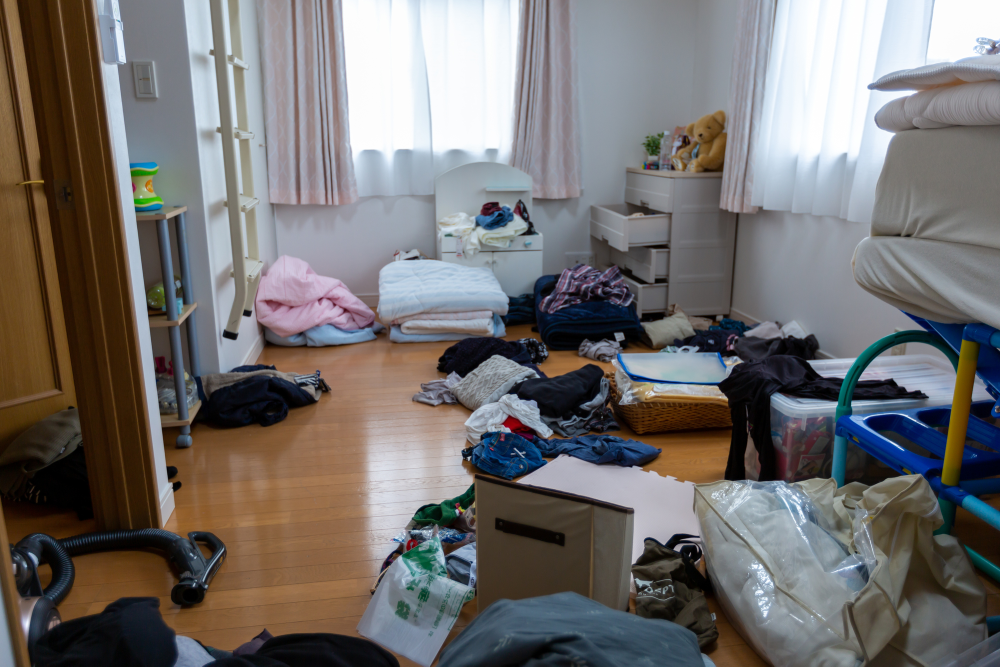
#> input picture sample.jpg, 2000 x 1333 px (shown at 1/2 size)
$ python obeya.py
#> lines starting #> are read from the running program, lines starting #| are printed output that depends on the picture; after the words box and inside, x2 and y2 are one past the last pixel; in counts of white or black regions, pixels touching at a corner belong together
### utils/image_utils.py
import cv2

def load_and_resize_image(image_path, target_width, target_height):
    # 画像を読み込み、リサイズする
#> called with image_path = './sample.jpg', target_width = 800, target_height = 600
    img = cv2.imread(image_path)
#> img is the input picture: shape (1333, 2000, 3); mean B, G, R 110.5, 111.7, 115.1
    resized_img = cv2.resize(img, (target_width, target_height))
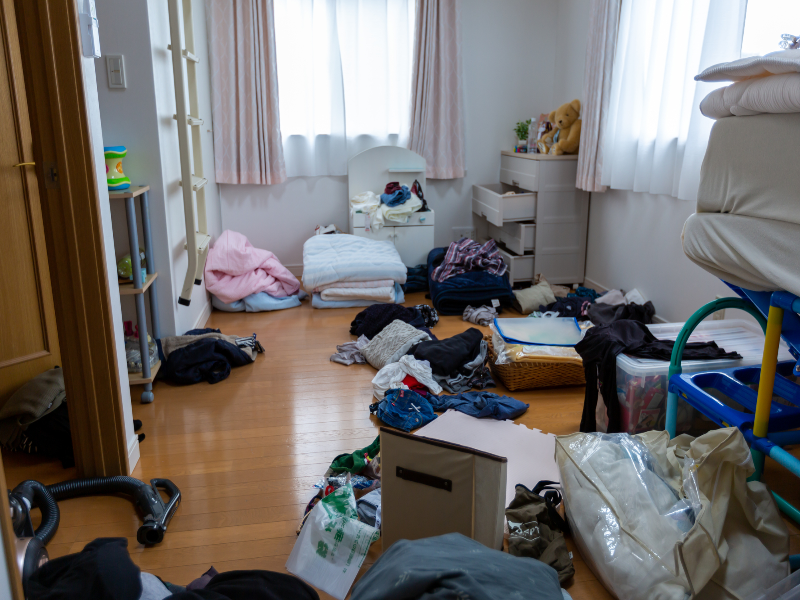
#> resized_img: shape (600, 800, 3); mean B, G, R 110.3, 111.6, 115
    return resized_img

### utils/split_utils.py
import cv2
import numpy as np
from collections import deque
from statistics import median
import math

def split_image(image, rows, cols):

    # 画像の高さと幅を取得する
#> called with rows = 8, cols = 8
    height, width = image.shape[:2]
#> height = 600; width = 800

    # 分割後の各サブイメージの高さと幅を計算する
    sub_img_height = height // rows
#> sub_img_height = 75
    sub_img_width = width // cols
#> sub_img_width = 100

    # 分割されたイメージを保存するためのリストを作成する
    sub_images = []

    # 画像を行と列に分割する
    for y in range(0, height, sub_img_height):
        for x in range(0, width, sub_img_width):
            # サブイメージを取得する
            sub_image = image[y:y+sub_img_height, x:x+sub_img_width]
            sub_images.append(sub_image)
#> after the loop, sub_images = 64 items

    # [6 lines of commented-out code are left out]

    return sub_images


def score_and_color(image, score):
    # スコアに応じて赤みを調整
    if score >= 20:
        alpha_red = 0.8  # 最も強い赤
    elif score >= 15:
        alpha_red = 0.6  # 二番目に強い赤
    elif score >= 10:
        alpha_red = 0.4  # 三番目に強い赤
    elif score >= 5:
        alpha_red = 0.2  # 四番目に強い赤
    else:
        alpha_red = 0  # 五番目に強い赤

    # 赤チャンネルを調整
    red_channel = image[:, :, 2] * (1 + alpha_red*5)  # 赤チャンネルを調整

    # 元の範囲に制限して変換
    red_channel = np.clip(red_channel, 0, 255).astype(np.uint8)

    # 調整された赤チャンネルをマージして新しい画像を作成
    new_image = cv2.merge((image[:, :, 0], image[:, :, 1], red_channel))

    return new_image


### utils/contour_utils.py
import cv2

def find_obeya_contours(frame):
    # 輪郭を検出する関数
    gray_frame = cv2.cvtColor(frame, cv2.COLOR_BGR2GRAY)
    canny_frame = cv2.Canny(gray_frame, 120, 200)
    contours, _ = cv2.findContours(canny_frame, cv2.RETR_TREE, cv2.CHAIN_APPROX_NONE)
    obeya_contours = []
    for contour in contours:
        arc_length = cv2.arcLength(contour, True)
        if 100 < arc_length < 900:
            obeya_contours.append(contour)
    return obeya_contours

### utils/scoring_utils.py
from collections import deque
from statistics import median
import math
import cv2

def calculate_obeya_score(contours):
    # OBEYA スコアを計算する関数
    score_queue = deque([])
    total_arc_length = sum(cv2.arcLength(contour, True) for contour in contours)
    score_queue.append(math.floor(total_arc_length / 100))
    if len(score_queue) > 30:
        score_queue.popleft()

    score = median(score_queue)
    return score

### utils/synthesis_utils.py
import numpy as np

def merge_images(sub_images, rows, cols):
    # サブイメージの高さと幅を取得する
    sub_img_height, sub_img_width = sub_images[0].shape[:2]

    # 元の画像のサイズを計算する
    height = sub_img_height * rows
    width = sub_img_width * cols

    # 元の画像を初期化する
    merged_image = np.zeros((height, width, 3), dtype=np.uint8)

    # サブイメージを元の画像に配置する
    for i, sub_image in enumerate(sub_images):
        # サブイメージの行と列を計算する
        row_index = i // cols
        col_index = i % cols

        # サブイメージを元の画像に配置する
        merged_image[row_index * sub_img_height: (row_index + 1) * sub_img_height,
                     col_index * sub_img_width: (col_index + 1) * sub_img_width] = sub_image

    return merged_image

### utils/display_utils.py
import cv2

FONT = cv2.FONT_HERSHEY_SIMPLEX
RED = (0, 0, 255)
GREEN = (0, 255, 0)
BLUE = (255, 0, 0)
ORANGE = (0, 130, 255)
SCORE_AP = (0, 80)
SCORE_FONT_SIZE = 2
SCORE_FONT_WEIGHT = 8

def display_obeya_score(resized_img, obeya_contours, score, rank):
    score_frame = resized_img.copy()

    for contour in obeya_contours:
        cv2.drawContours(score_frame, [contour], -1, GREEN, 3)

    cv2.putText(score_frame, ' '.join([str(score), rank]), SCORE_AP, FONT, SCORE_FONT_SIZE, BLUE, SCORE_FONT_WEIGHT, cv2.LINE_AA)

    # 画像を表示
    cv2.imshow('OBEYA Score', score_frame)
    cv2.waitKey(0)
    cv2.destroyAllWindows()

### utils/ranking_utils.py
def rank_obeya_score(score):
    # OBEYA スコアに基づいてランク付けを行う関数
    if score > 200:
        return '[OBEYA]'
    elif score > 150:
        return '[MESSY]'
    else:
        return '[CLEAN]'

### obeya.py
from utils.image_utils import load_and_resize_image
from utils.contour_utils import find_obeya_contours
from utils.scoring_utils import calculate_obeya_score
from utils.ranking_utils import rank_obeya_score
from utils.display_utils import display_obeya_score
from utils.split_utils import split_image,score_and_color
from utils.synthesis_utils import merge_images

img_path = "./sample.jpg"
target_width = 800
target_height = 600

# 画像を読み込み、リサイズする
resized_img = load_and_resize_image(img_path, target_width, target_height)

# 画像を64個に分割する
split_images = split_image(resized_img, rows=8, cols=8)
#> split_images = 64 items

red_sub_images=[]

# 分割された各部分について処理を行う
for sub_image in split_images:
    # OBEYA 輪郭を検出する
    sub_contours = find_obeya_contours(sub_image)

    # OBEYA スコアを計算する
    sub_score = calculate_obeya_score(sub_contours)


    # ランクに基づいて赤みの濃い画像に変換する
    red_sub_image = score_and_color(sub_image, sub_score)
    red_sub_images.append(red_sub_image)
    print(sub_score)
#> this loop made 64 passes
#> (total_arc_length in calculate_obeya_score, score in calculate_obeya_score, sub_score, alpha_red in score_and_color) on passes 1, 6, 8, 9, 14, 17, 18, 20, 21, 26, 27, 28: (1496.6, 14, 14, 0.4), (0, 0, 0, 0), (653.6, 6, 6, 0.2), (1148.7, 11, 11, 0.4), (408.3, 4, 4, 0), (1061.1, 10, 10, 0.4), (1293, 12, 12, 0.4), (239.5, 2, 2, 0), (234, 2, 2, 0), (1503.1, 15, 15, 0.6), (759.9, 7, 7, 0.2), (889.4, 8, 8, 0.2)
#> (contours in find_obeya_contours, sub_contours, total_arc_length in calculate_obeya_score, score in calculate_obeya_score, sub_score, alpha_red in score_and_color) on passes 2, 3, 5, 7, 10, 11: (11 contours, all with area under 20, 5 contours, all with area under 20, 709.6, 7, 7, 0.2), (9 contours, all with area under 20, 8 contours, all with area under 20, 1268.9, 12, 12, 0.4), (10 contours, all with area under 20, 6 contours, all with area under 20, 907.1, 9, 9, 0.2), (7 contours, all with area under 20, 2 contours, all with area under 20, 215.5, 2, 2, 0), (8 contours, all with area under 20, 4 contours, all with area under 20, 699.3, 6, 6, 0.2), (16 contours, all with area under 20, 8 contours, all with area under 20, 1206, 12, 12, 0.4)
#| 14
#| 7
#| 12
#| 0
#| 9
#| 0
#| 2
#| 6
#> (further printed lines are left out)
#> pass 1, in find_obeya_contours, `gray_frame = cv2.cvtColor(frame, cv2.COLOR_BGR2GRAY)`:
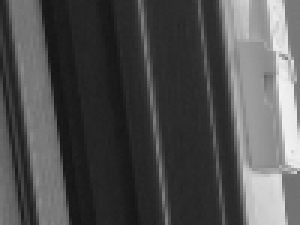
#> gray_frame: shape (75, 100) (shown 3 times larger); min 21, max 242, mean 79.7
#> pass 1, in find_obeya_contours, `canny_frame = cv2.Canny(gray_frame, 120, 200)`:
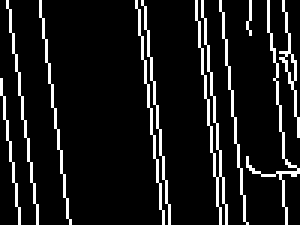
#> canny_frame: shape (75, 100) (shown 3 times larger); 10% white in thin lines or dots
#> pass 1, in score_and_color, `red_channel = np.clip(red_channel, 0, 255).astype(np.uint8)`:
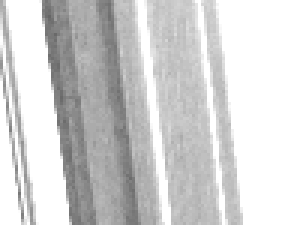
#> red_channel: shape (75, 100) (shown 3 times larger); min 102, max 255, mean 209.5
#> after the loop, red_sub_images = 64 items

# すべての部分画像をマージして元のサイズの画像に再構築する
image = merge_images(red_sub_images, rows=8, cols=8)
#> the loop in merge_images, `for i, sub_image in enumerate(sub_images):` made 64 passes
#> (row_index, col_index) on passes 1 to 12: (0, 0), (0, 1), (0, 2), (0, 3), (0, 4), (0, 5), (0, 6), (0, 7), (1, 0), (1, 1), (1, 2), (1, 3)
#> after the loop in merge_images, `for i, sub_image in enumerate(sub_images):`:
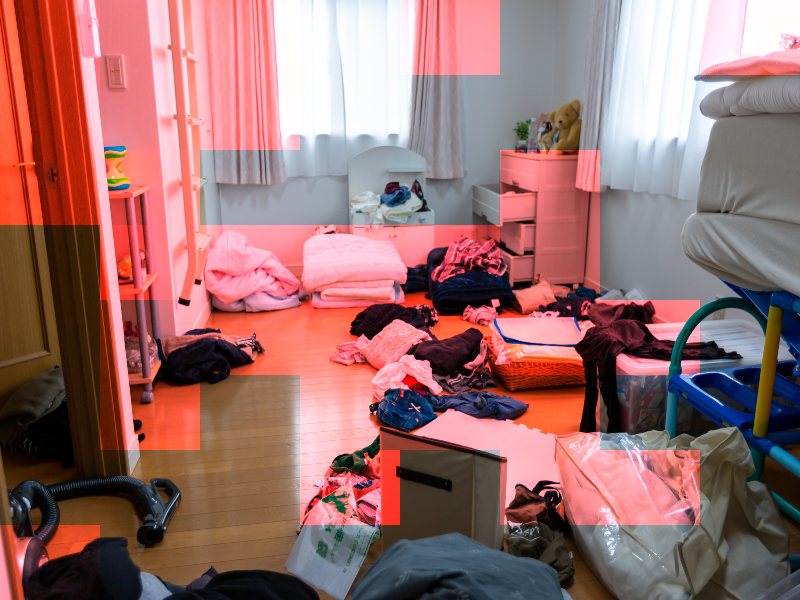
#> merged_image: shape (600, 800, 3); mean of channels 0, 1, 2 110.3, 111.6, 155.9; drawn as B, G, R

# OBEYA 輪郭を検出する
obeya_contours = find_obeya_contours(resized_img)
#> obeya_contours = 130 contours, 70 with area under 20; largest, box (x1, y1, x2, y2) and area: (324, 471, 382, 528) 1053, (19, 164, 50, 353) 1044, (129, 185, 152, 284) 852, (133, 192, 152, 275) 823, (369, 180, 431, 213) 740

# OBEYA スコアを計算する
score = calculate_obeya_score(obeya_contours)
#> score = 351

# OBEYA スコアに基づいてランク付けを行う
rank = rank_obeya_score(score)
#> rank = '[OBEYA]'

# スコアとランクを出力する
print("OBEYA スコア:", score)
#| OBEYA スコア: 351
print("ランク付け:", rank)
#| ランク付け: [OBEYA]

# 画像を表示する
display_obeya_score(image, obeya_contours, score, rank)
#> the loop in display_obeya_score, `for contour in obeya_contours:` made 130 passes
#> after the loop in display_obeya_score, `for contour in obeya_contours:`:
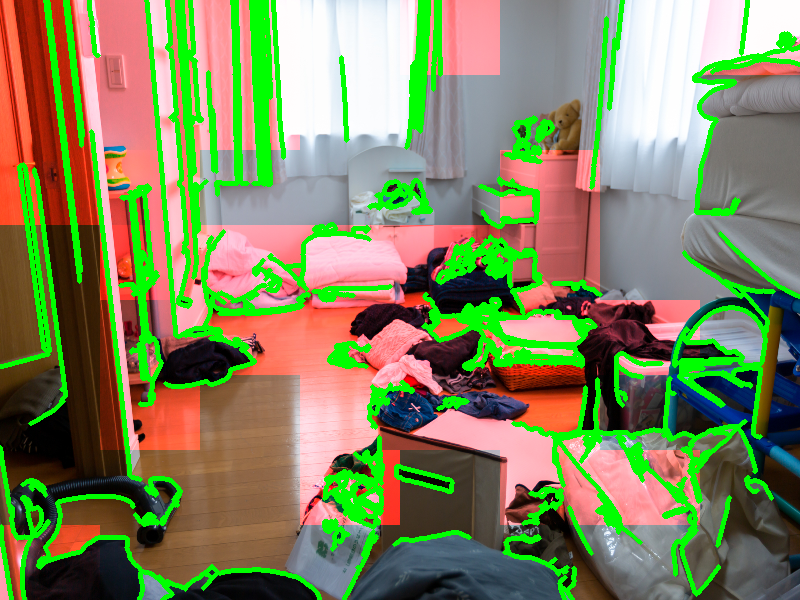
#> score_frame: shape (600, 800, 3); 15.64% of pixels changed, all inside (x1, y1, x2, y2) = (0, 0, 800, 600); drawn as B, G, R
#> in display_obeya_score, `cv2.putText(score_frame, ' '.join([str(score), rank]), SCORE_AP, FONT,..`:
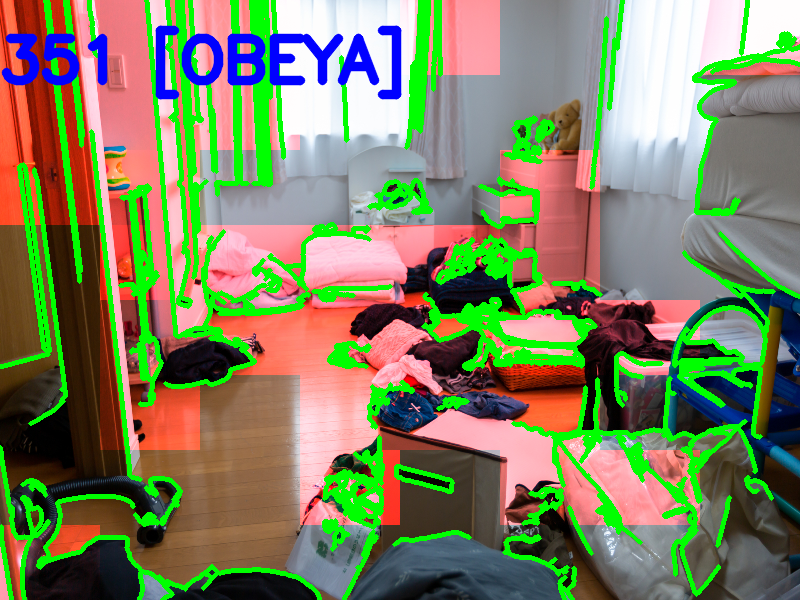
#> score_frame: shape (600, 800, 3); 2.35% of pixels changed, all inside (x1, y1, x2, y2) = (1, 25, 402, 100); drawn as B, G, R

$ run again, with 105df9751de2f94c315aef2c3a0f10a7.jpg copied over sample.jpg
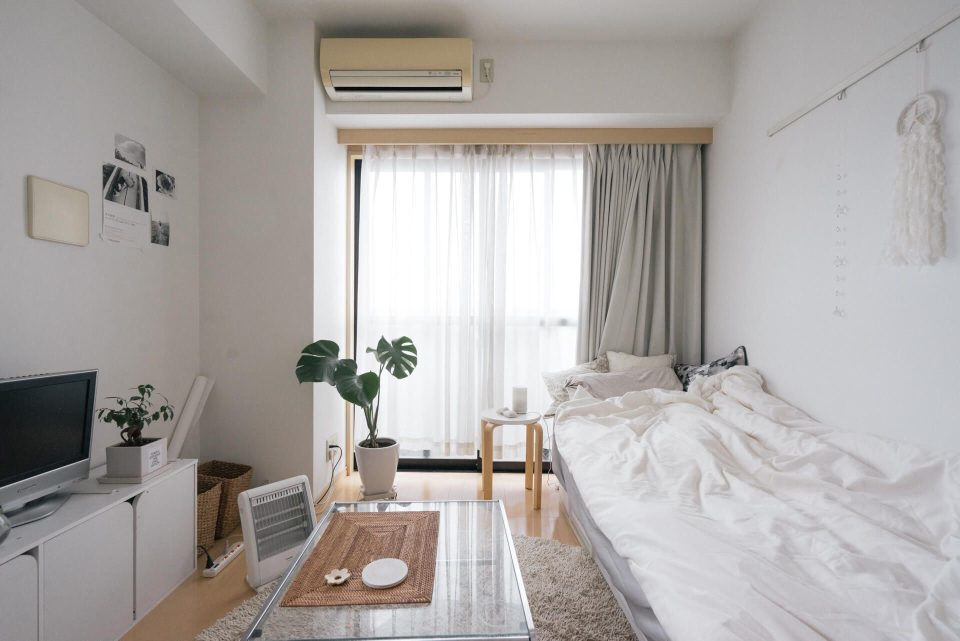
#> input picture 105df9751de2f94c315aef2c3a0f10a7.jpg, 1920 x 1281 px (shown at 1/2 size)
#> in load_and_resize_image, img is the input picture: shape (1281, 1920, 3); mean B, G, R 165.1, 167.5, 171.7
#> after the loop in split_image, `for y in range(0, height, sub_img_height):`: sub_images = 64 items
#> the loop `for sub_image in split_images:` made 64 passes
#> (total_arc_length in calculate_obeya_score, score in calculate_obeya_score, sub_score, alpha_red in score_and_color) on passes 1, 2, 6, 7, 8, 18, 22, 23: (0, 0, 0, 0), (0, 0, 0, 0), (0, 0, 0, 0), (0, 0, 0, 0), (351, 3, 3, 0), (534.8, 5, 5, 0.2), (1058.5, 10, 10, 0.4), (0, 0, 0, 0)
#> (printed output is left out)
#> pass 1, in find_obeya_contours, `gray_frame = cv2.cvtColor(frame, cv2.COLOR_BGR2GRAY)`:
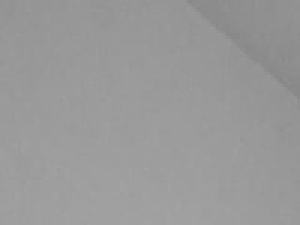
#> gray_frame: shape (75, 100) (shown 3 times larger); min 133, max 162, mean 153.2
#> the loop in merge_images, `for i, sub_image in enumerate(sub_images):` made 64 passes
#> (row_index, col_index) on passes 1 to 8: (0, 0), (0, 1), (0, 2), (0, 3), (0, 4), (0, 5), (0, 6), (0, 7)
#> obeya_contours = 87 contours, 58 with area under 20; largest, box (x1, y1, x2, y2) and area: (410, 397, 439, 433) 946, (415, 468, 446, 590) 446, (275, 80, 386, 87) 432, (278, 81, 386, 87) 428, (266, 523, 294, 550) 237
#> `score = calculate_obeya_score(obeya_contours)`: score = 201
#> rank = '[OBEYA]'
#| OBEYA スコア: 201
#| ランク付け: [OBEYA]
#> the loop in display_obeya_score, `for contour in obeya_contours:` made 87 passes
#> in display_obeya_score, `cv2.putText(score_frame, ' '.join([str(score), rank]), SCORE_AP, FONT,..`:
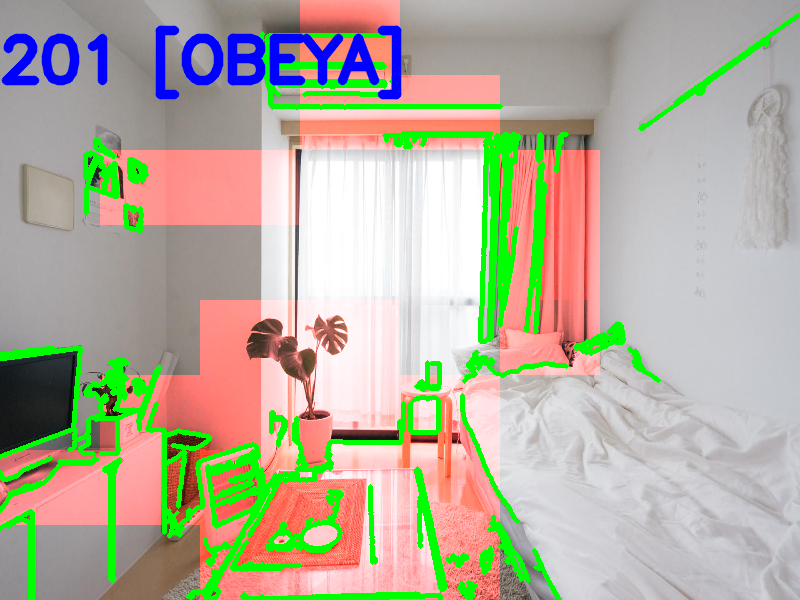
#> score_frame: shape (600, 800, 3); mean of channels 0, 1, 2 156.2, 174.6, 179.2; drawn as B, G, R
